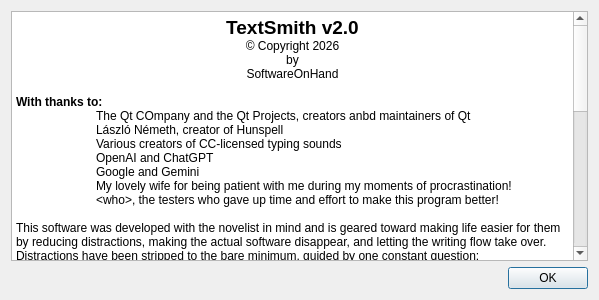
<?xml version="1.0" encoding="UTF-8"?>
<ui version="4.0">
 <class>AboutDialog</class>
 <widget class="QDialog" name="AboutDialog">
  <property name="windowModality">
   <enum>Qt::WindowModality::ApplicationModal</enum>
  </property>
  <property name="geometry">
   <rect>
    <x>0</x>
    <y>0</y>
    <width>599</width>
    <height>300</height>
   </rect>
  </property>
  <property name="windowTitle">
   <string>About TextSmith...</string>
  </property>
  <property name="windowIcon">
   <iconset resource="gfx.qrc">
    <normaloff>:/icon/TextSmith2.ico</normaloff>:/icon/TextSmith2.ico</iconset>
  </property>
  <property name="modal">
   <bool>true</bool>
  </property>
  <layout class="QVBoxLayout" name="verticalLayout">
   <item>
    <widget class="QTextBrowser" name="textBrowser">
     <property name="html">
      <string>&lt;!DOCTYPE HTML PUBLIC &quot;-//W3C//DTD HTML 4.0//EN&quot; &quot;http://www.w3.org/TR/REC-html40/strict.dtd&quot;&gt;
&lt;html&gt;&lt;head&gt;&lt;meta name=&quot;qrichtext&quot; content=&quot;1&quot; /&gt;&lt;meta charset=&quot;utf-8&quot; /&gt;&lt;title&gt;About&lt;/title&gt;&lt;style type=&quot;text/css&quot;&gt;
p, li { white-space: pre-wrap; }
hr { height: 1px; border-width: 0; }
li.unchecked::marker { content: &quot;\2610&quot;; }
li.checked::marker { content: &quot;\2612&quot;; }
&lt;/style&gt;&lt;/head&gt;&lt;body style=&quot; font-family:'Segoe UI'; font-size:9pt; font-weight:400; font-style:normal;&quot;&gt;
&lt;p align=&quot;center&quot; style=&quot; margin-top:0px; margin-bottom:0px; margin-left:0px; margin-right:0px; -qt-block-indent:0; text-indent:0px;&quot;&gt;&lt;span style=&quot; font-size:14pt; font-weight:700;&quot;&gt;TextSmith v2.0&lt;/span&gt;&lt;/p&gt;
&lt;p align=&quot;center&quot; style=&quot; margin-top:0px; margin-bottom:0px; margin-left:0px; margin-right:0px; -qt-block-indent:0; text-indent:0px;&quot;&gt;© Copyright 2026&lt;/p&gt;
&lt;p align=&quot;center&quot; style=&quot; margin-top:0px; margin-bottom:0px; margin-left:0px; margin-right:0px; -qt-block-indent:0; text-indent:0px;&quot;&gt;by&lt;/p&gt;
&lt;p align=&quot;center&quot; style=&quot; margin-top:0px; margin-bottom:0px; margin-left:0px; margin-right:0px; -qt-block-indent:0; text-indent:0px;&quot;&gt;SoftwareOnHand&lt;/p&gt;
&lt;p align=&quot;center&quot; style=&quot;-qt-paragraph-type:empty; margin-top:0px; margin-bottom:0px; margin-left:0px; margin-right:0px; -qt-block-indent:0; text-indent:0px;&quot;&gt;&lt;br /&gt;&lt;/p&gt;
&lt;p style=&quot; margin-top:0px; margin-bottom:0px; margin-left:0px; margin-right:0px; -qt-block-indent:0; text-indent:0px;&quot;&gt;&lt;span style=&quot; font-weight:700;&quot;&gt;With thanks to:&lt;/span&gt;&lt;/p&gt;
&lt;p style=&quot; margin-top:0px; margin-bottom:0px; margin-left:0px; margin-right:0px; -qt-block-indent:0; text-indent:0px;&quot;&gt;	The Qt COmpany and the Qt Projects, creators anbd maintainers of Qt&lt;/p&gt;
&lt;p style=&quot; margin-top:0px; margin-bottom:0px; margin-left:0px; margin-right:0px; -qt-block-indent:0; text-indent:0px;&quot;&gt;	László Németh, creator of Hunspell&lt;/p&gt;
&lt;p style=&quot; margin-top:0px; margin-bottom:0px; margin-left:0px; margin-right:0px; -qt-block-indent:0; text-indent:0px;&quot;&gt;	Various creators of CC-licensed typing sounds&lt;/p&gt;
&lt;p style=&quot; margin-top:0px; margin-bottom:0px; margin-left:0px; margin-right:0px; -qt-block-indent:0; text-indent:0px;&quot;&gt;	OpenAI and ChatGPT&lt;/p&gt;
&lt;p style=&quot; margin-top:0px; margin-bottom:0px; margin-left:0px; margin-right:0px; -qt-block-indent:0; text-indent:0px;&quot;&gt;	Google and Gemini&lt;/p&gt;
&lt;p style=&quot; margin-top:0px; margin-bottom:0px; margin-left:0px; margin-right:0px; -qt-block-indent:0; text-indent:0px;&quot;&gt;	My lovely wife for being patient with me during my moments of procrastination!&lt;/p&gt;
&lt;p style=&quot; margin-top:0px; margin-bottom:0px; margin-left:0px; margin-right:0px; -qt-block-indent:0; text-indent:0px;&quot;&gt;	&amp;lt;who&amp;gt;, the testers who gave up time and effort to make this program better!&lt;/p&gt;
&lt;p style=&quot;-qt-paragraph-type:empty; margin-top:0px; margin-bottom:0px; margin-left:0px; margin-right:0px; -qt-block-indent:0; text-indent:0px;&quot;&gt;&lt;br /&gt;&lt;/p&gt;
&lt;p style=&quot; margin-top:0px; margin-bottom:0px; margin-left:0px; margin-right:0px; -qt-block-indent:0; text-indent:0px;&quot;&gt;This software was developed with the novelist in mind and is geared toward making life easier for them by reducing distractions, making the actual software disappear, and letting the writing flow take over. Distractions have been stripped to the bare minimum, guided by one constant question:&lt;/p&gt;
&lt;p style=&quot; margin-top:12px; margin-bottom:12px; margin-left:0px; margin-right:0px; -qt-block-indent:0; text-indent:0px;&quot;&gt;&lt;span style=&quot; font-style:italic;&quot;&gt;	&amp;quot;Is this something a writer needs, or is it for someone else?&amp;quot;&lt;/span&gt;&lt;/p&gt;
&lt;p style=&quot; margin-top:12px; margin-bottom:12px; margin-left:0px; margin-right:0px; -qt-block-indent:0; text-indent:0px;&quot;&gt;AI was used as an editor for the help documentation (I am really bad at spelling, but I do write with flair) and to answer coding questions for areas I'm weaker in (like CMake). AI makes mistakes, but it usually points me in the right direction. Sometimes it is hilariously wrong!&lt;/p&gt;
&lt;p style=&quot; margin-top:12px; margin-bottom:12px; margin-left:0px; margin-right:0px; -qt-block-indent:0; text-indent:0px;&quot;&gt;Nothing went into this program that I did not understand, change to fit my coding style, and tweak to work the way I wanted it to. Any other approach is an invitation to an unfixable mess.&lt;/p&gt;
&lt;p style=&quot; margin-top:12px; margin-bottom:12px; margin-left:0px; margin-right:0px; -qt-block-indent:0; text-indent:0px;&quot;&gt;So, in the end, I take responsibility for how the software was written and how it evolves from here. I reserve the right to ignore suggestions that I feel are distractions to the writer, but I am also open to being convinced. Bug fixes take priority, as long as I can reproduce them (it's hard to fix what I can't see—like shooting in the dark).&lt;/p&gt;
&lt;p style=&quot; margin-top:12px; margin-bottom:12px; margin-left:0px; margin-right:0px; -qt-block-indent:0; text-indent:0px;&quot;&gt;&lt;span style=&quot; font-weight:700;&quot;&gt;I can be reached at:&lt;/span&gt;&lt;/p&gt;
&lt;ul style=&quot;margin-top: 0px; margin-bottom: 0px; margin-left: 0px; margin-right: 0px; -qt-list-indent: 1;&quot;&gt;
&lt;li style=&quot; margin-top:12px; margin-bottom:12px; margin-left:0px; margin-right:0px; -qt-block-indent:0; text-indent:0px;&quot;&gt;Email: &lt;a href=&quot;mailto:chris.m.olson@gmail.com?subject=TextSmith%20Feedback&quot;&gt;&lt;span style=&quot; text-decoration: underline; color:#27bf73;&quot;&gt;chris.m.olson@gmail.com&lt;/span&gt;&lt;/a&gt;&lt;/li&gt;&lt;/ul&gt;
&lt;p style=&quot; margin-top:0px; margin-bottom:0px; margin-left:0px; margin-right:0px; -qt-block-indent:0; text-indent:0px;&quot;&gt;&lt;span style=&quot; font-weight:700;&quot;&gt;Support this software (and me!) at:&lt;/span&gt;&lt;/p&gt;
&lt;ul style=&quot;margin-top: 0px; margin-bottom: 0px; margin-left: 0px; margin-right: 0px; -qt-list-indent: 1;&quot;&gt;
&lt;li style=&quot; margin-top:12px; margin-bottom:12px; margin-left:0px; margin-right:0px; -qt-block-indent:0; text-indent:0px;&quot;&gt;Patreon: &lt;a href=&quot;https://patreon.com/TextSmith&quot;&gt;&lt;span style=&quot; text-decoration: underline; color:#27bf73;&quot;&gt;https://patreon.com/TextSmith&lt;/span&gt;&lt;/a&gt;&lt;/li&gt;&lt;/ul&gt;
&lt;p style=&quot; margin-top:12px; margin-bottom:12px; margin-left:0px; margin-right:0px; -qt-block-indent:0; text-indent:0px;&quot;&gt;&lt;span style=&quot; font-weight:700;&quot;&gt;Modification history:&lt;/span&gt;&lt;/p&gt;
&lt;ul style=&quot;margin-top: 0px; margin-bottom: 0px; margin-left: 0px; margin-right: 0px; -qt-list-indent: 1;&quot;&gt;
&lt;li style=&quot; margin-top:12px; margin-bottom:12px; margin-left:0px; margin-right:0px; -qt-block-indent:0; text-indent:0px;&quot;&gt;&lt;span style=&quot; font-weight:700;&quot;&gt;1.0&lt;/span&gt; - Initial version. It worked, mostly, but had some annoying flaws I found when using it.&lt;/li&gt;
&lt;li style=&quot; margin-top:12px; margin-bottom:12px; margin-left:0px; margin-right:0px; -qt-block-indent:0; text-indent:0px;&quot;&gt;&lt;span style=&quot; font-weight:700;&quot;&gt;2.0&lt;/span&gt; - Complete rewrite. I found some of the tools I had previously relied on no longer worked in the current version of C++, necessitating a fresh start.&lt;/li&gt;&lt;/ul&gt;&lt;/body&gt;&lt;/html&gt;</string>
     </property>
     <property name="openExternalLinks">
      <bool>true</bool>
     </property>
    </widget>
   </item>
   <item>
    <widget class="QDialogButtonBox" name="buttonBox">
     <property name="orientation">
      <enum>Qt::Orientation::Horizontal</enum>
     </property>
     <property name="standardButtons">
      <set>QDialogButtonBox::StandardButton::Ok</set>
     </property>
    </widget>
   </item>
  </layout>
 </widget>
 <resources>
  <include location="gfx.qrc"/>
 </resources>
 <connections>
  <connection>
   <sender>buttonBox</sender>
   <signal>accepted()</signal>
   <receiver>AboutDialog</receiver>
   <slot>accept()</slot>
   <hints>
    <hint type="sourcelabel">
     <x>248</x>
     <y>254</y>
    </hint>
    <hint type="destinationlabel">
     <x>157</x>
     <y>274</y>
    </hint>
   </hints>
  </connection>
  <connection>
   <sender>buttonBox</sender>
   <signal>rejected()</signal>
   <receiver>AboutDialog</receiver>
   <slot>reject()</slot>
   <hints>
    <hint type="sourcelabel">
     <x>316</x>
     <y>260</y>
    </hint>
    <hint type="destinationlabel">
     <x>286</x>
     <y>274</y>
    </hint>
   </hints>
  </connection>
 </connections>
</ui>
